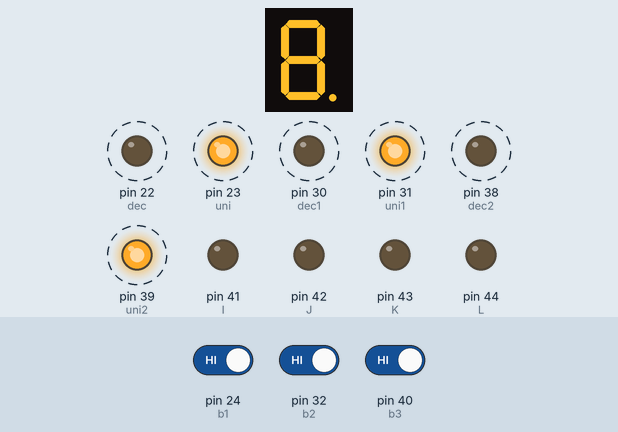
Bench run of a sketch on a simulated Arduino Mega 2560, built with avr-gcc and run on an emulated ATmega2560. Shown: 1-digit seven-segment display, output pins drawn as LEDs (lit = HIGH). Wiring (inferred from the names in the program): 1-digit 7-segment display, segments lit when LOW: segments pin 25, pin 26, pin 27, pin 28, pin 33, pin 34, pin 35, pin 36. Dashed ring = blinking. Inputs (shaded band) come from the test bench; at power-on: pin 24 (b1) HIGH, pin 32 (b2) HIGH, pin 40 (b3) HIGH. The segment pins are drawn as the display they are named for; pins used as bus, display or sensor lines are not drawn.

Above: at 1.4 s.
1.5 s: pin 24 (b1) driven LOW
At 2.22 s:
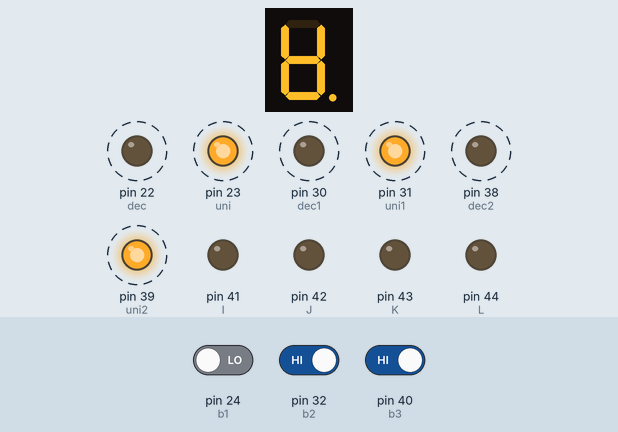
4.5 s: pin 32 (b2) driven LOW
At 5.52 s:
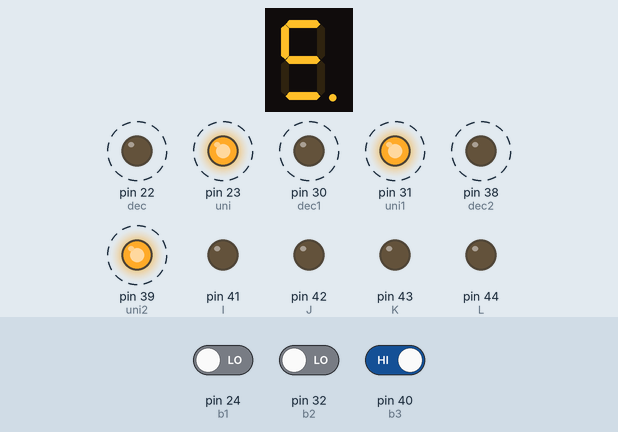
7.5 s: pin 40 (b3) driven LOW
At 8.52 s:
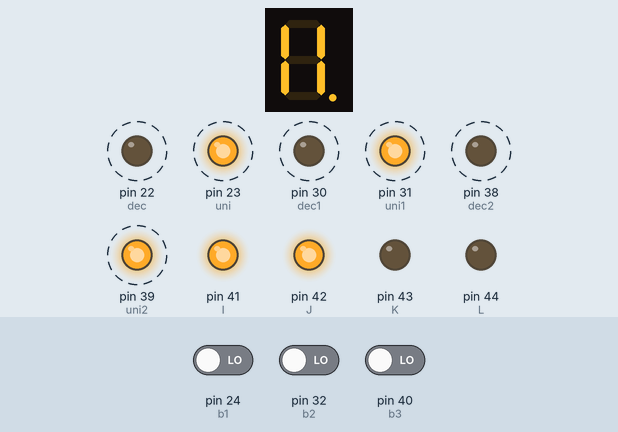
10.5 s: pin 24 (b1) driven HIGH
At 13.22 s:
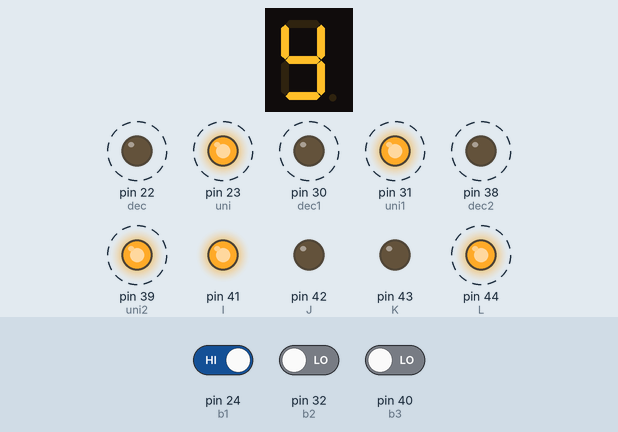
13.5 s: pin 40 (b3) driven HIGH
At 15.53 s:
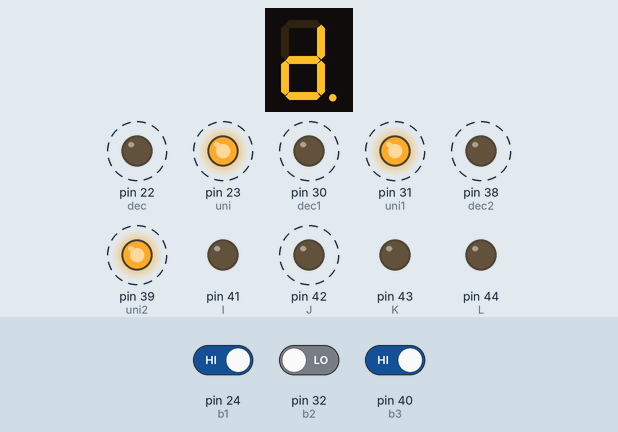
16.5 s: pin 24 (b1) driven LOW
At 17.53 s:
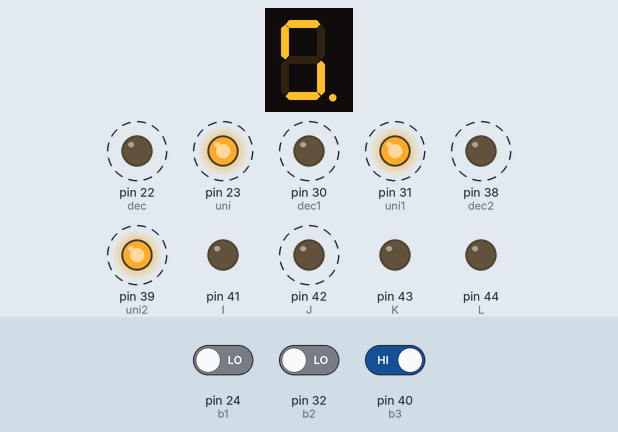
Timing chart, 0 to 22.3 s (numbered marks = the images above; inputs shaded):
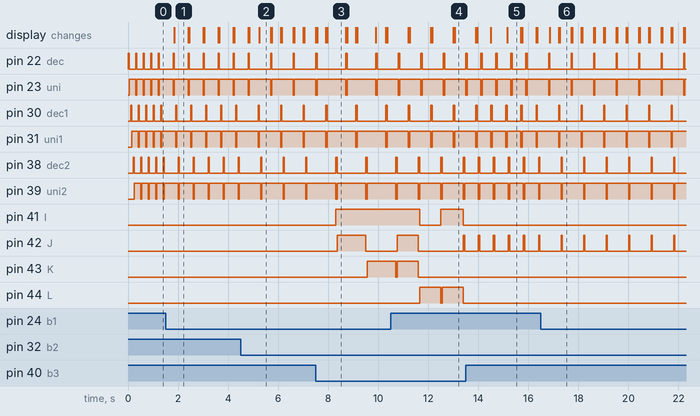

The sketch:

SuarezLuis_DeberPuertosE-S.ino
```cpp
                          //UNIVERSIDAD TÉCNICA DEL NORTE
                                 //FICA/CIERCOM
                            //SISTEMAS MICROPROCESADOS

//NOMBRE: LUIS SUAREZ
//FECHA:  04/05/2019

//Puertos con entrada de datos digitales
//Declaración de variables
int b1 = 24;
int b2 = 32;
int b3 = 40;
int on = 0;
int cont = 0;
int A = 25;
int B = 26;
int C = 27;
int D = 28;
int E = 33;
int F = 34;
int G = 35;
int H = 36;
int I = 41;
int J = 42;
int K = 43;
int L = 44;
int decenas;
int unidades;
int decenas1;
int unidades1;
int decenas2;
int unidades2;
int dec = 22;
int uni = 23;
int dec1 = 30;
int uni1 = 31;
int dec2 = 38;
int uni2 = 39;
int on1 = 0;
int cont1 = 0;
int on2 = 0;
int cont2 = 0;
void setup() {
  pinMode(b1, INPUT);
  pinMode(A, OUTPUT);
  pinMode(B, OUTPUT);
  pinMode(C, OUTPUT);
  pinMode(D, OUTPUT);
  pinMode(dec, OUTPUT);
  pinMode(uni, OUTPUT);
  pinMode(b2, INPUT);
  pinMode(E, OUTPUT);
  pinMode(F, OUTPUT);
  pinMode(G, OUTPUT);
  pinMode(H, OUTPUT);
  pinMode(dec1, OUTPUT);
  pinMode(uni1, OUTPUT);
  pinMode(b3, INPUT);
  pinMode(I, OUTPUT);
  pinMode(J, OUTPUT);
  pinMode(K, OUTPUT);
  pinMode(L, OUTPUT);
  pinMode(dec2, OUTPUT);
  pinMode(uni2, OUTPUT);
}

void loop() {
  //Funcionamiento del botón 1
  if (digitalRead(b1) == LOW)
  {
    delay(300); //Delay anti-rebote (200 - 500)Soft; (15 - 30)hard
    on = 1 - on;
    if (cont < 25)
      cont++;
    else
      cont = 0;

  }

 decenas = cont / 10;
  unidades = cont - decenas * 10;
  digitalWrite(dec, HIGH);
  digitalWrite(uni, LOW);
  contador(decenas);
  delay(50);
  digitalWrite(dec, LOW);
  digitalWrite(uni, HIGH);
  contador(unidades);
  delay(50);

  //Funcionamiento del botón 2
  if (digitalRead(b2) == LOW)
  {
    delay(300); //Delay anti-rebote (200 - 500)Soft; (15 - 30)hard
    on1 = 1 - on1;
    if (cont1 < 25)
      cont1++;
    else
      cont1 = 0;
  }
  decenas1 = cont1 / 10;
  unidades1 = cont1 - decenas1* 10;
  digitalWrite(dec1, HIGH);
  digitalWrite(uni1, LOW);
  contador1(decenas1);
  delay(50);
  digitalWrite(dec1, LOW);
  digitalWrite(uni1, HIGH);
  contador1(unidades1);
  delay(50);

  //Funcionamiento del botón 3 SUMA
  if (digitalRead(b3) == LOW)
  {
    delay(300); //Delay anti-rebote (200 - 500)Soft; (15 - 30)hard
    on2 = 1 - on2;
    if (cont2 < 50)
      cont2= cont + cont1; //Proceso de suma
    else
      cont2 = 0;
  }

 decenas2 = cont2 / 10;
  unidades2 = cont2 - decenas2 * 10;
  digitalWrite(dec2, HIGH);
  digitalWrite(uni2, LOW);
  contador2(decenas2);
  delay(50);
  digitalWrite(dec2, LOW);
  digitalWrite(uni2, HIGH);
  contador2(unidades2);
  delay(50);
}
void contador (int dato) {
  switch (dato) {
    case 0:
      digitalWrite(A, LOW);
      digitalWrite(B, LOW);
      digitalWrite(C, LOW);
      digitalWrite(D, LOW);
      break;
    case 1:
      digitalWrite(A, HIGH);
      digitalWrite(B, LOW);
      digitalWrite(C, LOW);
      digitalWrite(D, LOW);
      break;
    case 2:
      digitalWrite(A, LOW);
      digitalWrite(B, HIGH);
      digitalWrite(C, LOW);
      digitalWrite(D, LOW);
      break;
    case 3:
      digitalWrite(A, HIGH);
      digitalWrite(B, HIGH);
      digitalWrite(C, LOW);
      digitalWrite(D, LOW);
      break;
    case 4:
      digitalWrite(A, LOW);
      digitalWrite(B, LOW);
      digitalWrite(C, HIGH);
      digitalWrite(D, LOW);
      break;
    case 5:
      digitalWrite(A, HIGH);
      digitalWrite(B, LOW);
      digitalWrite(C, HIGH);
      digitalWrite(D, LOW);
      break;
    case 6:
      digitalWrite(A, LOW);
      digitalWrite(B, HIGH);
      digitalWrite(C, HIGH);
      digitalWrite(D, LOW);
      break;
    case 7:
      digitalWrite(A, HIGH);
      digitalWrite(B, HIGH);
      digitalWrite(C, HIGH);
      digitalWrite(D, LOW);
      break;
    case 8:
      digitalWrite(A, LOW);
      digitalWrite(B, LOW);
      digitalWrite(C, LOW);
      digitalWrite(D, HIGH);
      break;
    case 9:
      digitalWrite(A, HIGH);
      digitalWrite(B, LOW);
      digitalWrite(C, LOW);
      digitalWrite(D, HIGH);
      break;
  }}

 void contador1 (int dato) {
  switch (dato) {
    case 0:
      digitalWrite(E, LOW);
      digitalWrite(F, LOW);
      digitalWrite(G, LOW);
      digitalWrite(H, LOW);
      break;
    case 1:
      digitalWrite(E, HIGH);
      digitalWrite(F, LOW);
      digitalWrite(G, LOW);
      digitalWrite(H, LOW);
      break;
    case 2:
      digitalWrite(E, LOW);
      digitalWrite(F, HIGH);
      digitalWrite(G, LOW);
      digitalWrite(H, LOW);
      break;
    case 3:
      digitalWrite(E, HIGH);
      digitalWrite(F, HIGH);
      digitalWrite(G, LOW);
      digitalWrite(H, LOW);
      break;
    case 4:
      digitalWrite(E, LOW);
      digitalWrite(F, LOW);
      digitalWrite(G, HIGH);
      digitalWrite(H, LOW);
      break;
    case 5:
      digitalWrite(E, HIGH);
      digitalWrite(F, LOW);
      digitalWrite(G, HIGH);
      digitalWrite(H, LOW);
      break;
    case 6:
      digitalWrite(E, LOW);
      digitalWrite(F, HIGH);
      digitalWrite(G, HIGH);
      digitalWrite(H, LOW);
      break;
    case 7:
      digitalWrite(E, HIGH);
      digitalWrite(F, HIGH);
      digitalWrite(G, HIGH);
      digitalWrite(H, LOW);
      break;
    case 8:
      digitalWrite(E, LOW);
      digitalWrite(F, LOW);
      digitalWrite(G, LOW);
      digitalWrite(H, HIGH);
      break;
    case 9:
      digitalWrite(E, HIGH);
      digitalWrite(F, LOW);
      digitalWrite(G, LOW);
      digitalWrite(H, HIGH);
      break;
  }
}

void contador2 (int dato) {
  switch (dato) {
    case 0:
      digitalWrite(I, LOW);
      digitalWrite(J, LOW);
      digitalWrite(K, LOW);
      digitalWrite(L, LOW);
      break;
    case 1:
      digitalWrite(I, HIGH);
      digitalWrite(J, LOW);
      digitalWrite(K, LOW);
      digitalWrite(L, LOW);
      break;
    case 2:
      digitalWrite(I, LOW);
      digitalWrite(J, HIGH);
      digitalWrite(K, LOW);
      digitalWrite(L, LOW);
      break;
    case 3:
      digitalWrite(I, HIGH);
      digitalWrite(J, HIGH);
      digitalWrite(K, LOW);
      digitalWrite(L, LOW);
      break;
    case 4:
      digitalWrite(I, LOW);
      digitalWrite(J, LOW);
      digitalWrite(K, HIGH);
      digitalWrite(L, LOW);
      break;
    case 5:
      digitalWrite(I, HIGH);
      digitalWrite(J, LOW);
      digitalWrite(K, HIGH);
      digitalWrite(L, LOW);
      break;
    case 6:
      digitalWrite(I, LOW);
      digitalWrite(J, HIGH);
      digitalWrite(K, HIGH);
      digitalWrite(L, LOW);
      break;
    case 7:
      digitalWrite(I, HIGH);
      digitalWrite(J, HIGH);
      digitalWrite(K, HIGH);
      digitalWrite(L, LOW);
      break;
    case 8:
      digitalWrite(I, LOW);
      digitalWrite(J, LOW);
      digitalWrite(K, LOW);
      digitalWrite(L, HIGH);
      break;
    case 9:
      digitalWrite(I, HIGH);
      digitalWrite(J, LOW);
      digitalWrite(K, LOW);
      digitalWrite(L, HIGH);
      break;
  }}
```

Measured:
- after the input at 1.5 s, pin 22 (dec): alternates HIGH for 0.05 s and LOW for 0.55 s, starting after 0.30 s; pin 23 (uni): alternates HIGH for 0.55 s and LOW for 0.05 s, starting after 0.30 s
- after the input at 4.5 s, pin 22 (dec): alternates HIGH for 0.05 s and LOW for 0.85 s, starting after 1.2 s; pin 23 (uni): alternates HIGH for 0.85 s and LOW for 0.05 s, starting after 1.2 s
- after the input at 7.5 s, pin 22 (dec): alternates HIGH for 0.05 s and LOW for 1.2 s, starting after 1.2 s; pin 23 (uni): alternates HIGH for 1.2 s and LOW for 0.05 s, starting after 1.2 s
- after the input at 10.5 s, the display: first changes after 0.70 s (image 4 shows a later state)
- after the input at 13.5 s, pin 22 (dec): alternates HIGH for 0.05 s and LOW for 0.55 s, starting after 0.60 s; pin 23 (uni): alternates HIGH for 0.55 s and LOW for 0.05 s, starting after 0.60 s
- after the input at 16.5 s, pin 22 (dec): alternates HIGH for 0.05 s and LOW for 0.85 s, starting after 0.31 s; pin 23 (uni): alternates HIGH for 0.85 s and LOW for 0.05 s, starting after 0.31 s
- by itself, pin 22 (dec), pin 30 (dec1), pin 38 (dec2): alternates HIGH for 0.05 s and LOW for 0.25 s
- by itself, pin 23 (uni), pin 31 (uni1), pin 39 (uni2): alternates HIGH for 0.25 s and LOW for 0.05 s
